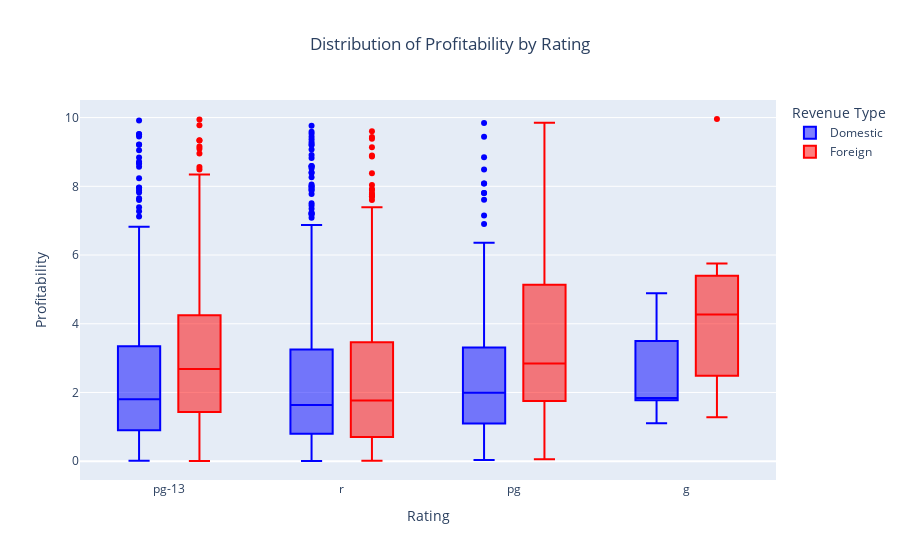

Notebook cell for this chart:
### Code cell
filtered_df = final_df[final_df["Worldwide_profit"] <= 10]

# Box plot grouped by Rating and Foreign_higher
fig = px.box(
    filtered_df,
    x="Rating",  # Group by Rating on the x-axis
    y="Worldwide_profit",  # Box plot for revenue
    color="Foreign_higher",  # Differentiate by Foreign_higher
    title="Distribution of Profitability by Rating",
    labels={"Foreign_higher": "Revenue Type", "Worldwide_profit": "Profitability"},
    color_discrete_map={0: "blue", 1: "red"},  # Customize colors
    category_orders={"Foreign_higher": [0, 1]},  # Ensure 0 comes before 1
)

# Update the legend labels dynamically
fig.for_each_trace(
    lambda t: t.update(name="Domestic" if t.name == "0" else "Foreign")
)

fig.update_layout(
    title={
        "text": "Distribution of Profitability by Rating",
        "x": 0.5,  # Center the title
        "xanchor": "center",  # Anchor the title to the center
    },
    xaxis_title="Rating",
    yaxis_title="Profitability",
    legend_title="Revenue Type",
    boxmode="group",  # Ensures box plots are grouped side-by-side
)

# fig.write_html("../_includes/profit_rating.html")
fig.show()

### Figure 1 — Plotly figure (JSON) as saved in the notebook; plotly's stock layout.template omitted (floating-point values rounded to 4 significant figures; data arrays with more than 128 entries replaced by an {"elided": "..."} marker saying what was removed)
{"data": [{"alignmentgroup": "True", "hovertemplate": "Revenue Type=0<br>Rating=%{x}<br>Profitability=%{y}<extra></extra>", "legendgroup": "0", "marker": {"color": "blue"}, "name": "Domestic", "notched": false, "offsetgroup": "0", "orientation": "v", "showlegend": true, "type": "box", "x": {"elided": "1447 str values"}, "x0": " ", "xaxis": "x", "y": {"elided": "1447 float values"}, "y0": " ", "yaxis": "y"}, {"alignmentgroup": "True", "hovertemplate": "Revenue Type=1<br>Rating=%{x}<br>Profitability=%{y}<extra></extra>", "legendgroup": "1", "marker": {"color": "red"}, "name": "Foreign", "notched": false, "offsetgroup": "1", "orientation": "v", "showlegend": true, "type": "box", "x": {"elided": "1072 str values"}, "x0": " ", "xaxis": "x", "y": {"elided": "1072 float values"}, "y0": " ", "yaxis": "y"}], "layout": {"boxmode": "group", "legend": {"title": {"text": "Revenue Type"}, "tracegroupgap": 0}, "title": {"text": "Distribution of Profitability by Rating", "x": 0.5, "xanchor": "center"}, "xaxis": {"anchor": "y", "domain": [0, 1], "title": {"text": "Rating"}}, "yaxis": {"anchor": "x", "domain": [0, 1], "title": {"text": "Profitability"}}}}
